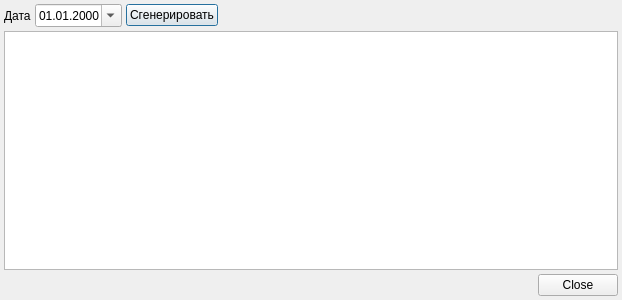
<?xml version="1.0" encoding="UTF-8"?>
<ui version="4.0">
 <class>TreatmentControlDialog</class>
 <widget class="QDialog" name="TreatmentControlDialog">
  <property name="geometry">
   <rect>
    <x>0</x>
    <y>0</y>
    <width>622</width>
    <height>300</height>
   </rect>
  </property>
  <property name="windowTitle">
   <string>Dialog</string>
  </property>
  <layout class="QGridLayout" name="gridLayout">
   <property name="margin">
    <number>4</number>
   </property>
   <property name="spacing">
    <number>4</number>
   </property>
   <item row="0" column="2">
    <widget class="QPushButton" name="btnGenerate">
     <property name="text">
      <string>Сгенерировать</string>
     </property>
    </widget>
   </item>
   <item row="0" column="1">
    <widget class="CDateEdit" name="edtScheduleDate">
     <property name="displayFormat">
      <string>dd.MM.yyyy</string>
     </property>
     <property name="calendarPopup">
      <bool>true</bool>
     </property>
    </widget>
   </item>
   <item row="0" column="0">
    <widget class="QLabel" name="lblPeriod">
     <property name="text">
      <string>Дата</string>
     </property>
    </widget>
   </item>
   <item row="0" column="3">
    <spacer name="horizontalSpacer">
     <property name="orientation">
      <enum>Qt::Horizontal</enum>
     </property>
     <property name="sizeHint" stdset="0">
      <size>
       <width>40</width>
       <height>20</height>
      </size>
     </property>
    </spacer>
   </item>
   <item row="1" column="0" colspan="4">
    <widget class="CTreatmentSchemeInDocTableView" name="tblTreatmentControl"/>
   </item>
   <item row="2" column="0" colspan="4">
    <widget class="QDialogButtonBox" name="buttonBox">
     <property name="orientation">
      <enum>Qt::Horizontal</enum>
     </property>
     <property name="standardButtons">
      <set>QDialogButtonBox::Close</set>
     </property>
    </widget>
   </item>
  </layout>
 </widget>
 <customwidgets>
  <customwidget>
   <class>CTreatmentSchemeInDocTableView</class>
   <extends>QTableView</extends>
   <header>Resources/TreatmentSchemeInDocTableView.h</header>
  </customwidget>
  <customwidget>
   <class>CDateEdit</class>
   <extends>QDateEdit</extends>
   <header>library/DateEdit.h</header>
  </customwidget>
 </customwidgets>
 <resources/>
 <connections>
  <connection>
   <sender>buttonBox</sender>
   <signal>accepted()</signal>
   <receiver>TreatmentControlDialog</receiver>
   <slot>accept()</slot>
   <hints>
    <hint type="sourcelabel">
     <x>248</x>
     <y>254</y>
    </hint>
    <hint type="destinationlabel">
     <x>157</x>
     <y>274</y>
    </hint>
   </hints>
  </connection>
  <connection>
   <sender>buttonBox</sender>
   <signal>rejected()</signal>
   <receiver>TreatmentControlDialog</receiver>
   <slot>reject()</slot>
   <hints>
    <hint type="sourcelabel">
     <x>316</x>
     <y>260</y>
    </hint>
    <hint type="destinationlabel">
     <x>286</x>
     <y>274</y>
    </hint>
   </hints>
  </connection>
 </connections>
</ui>
